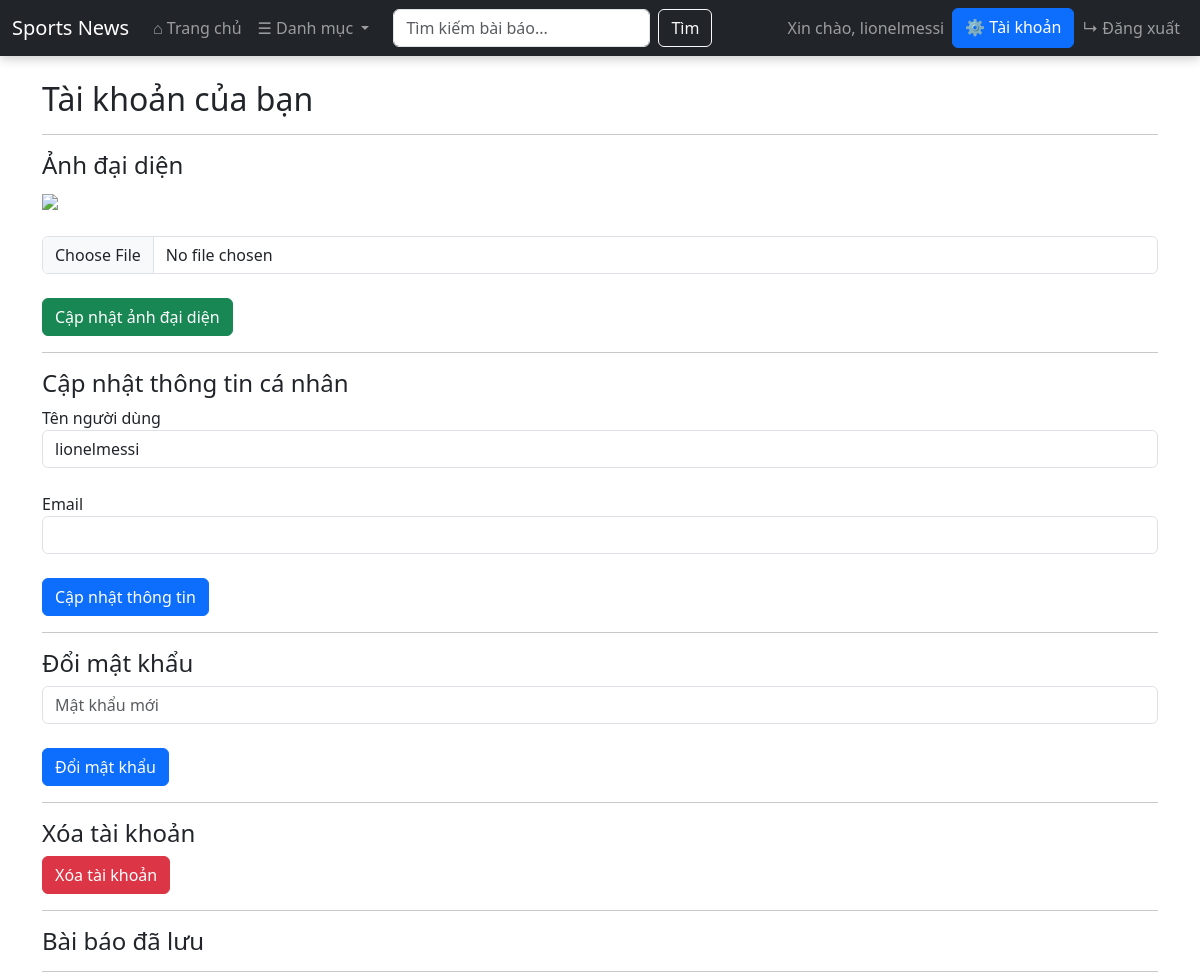
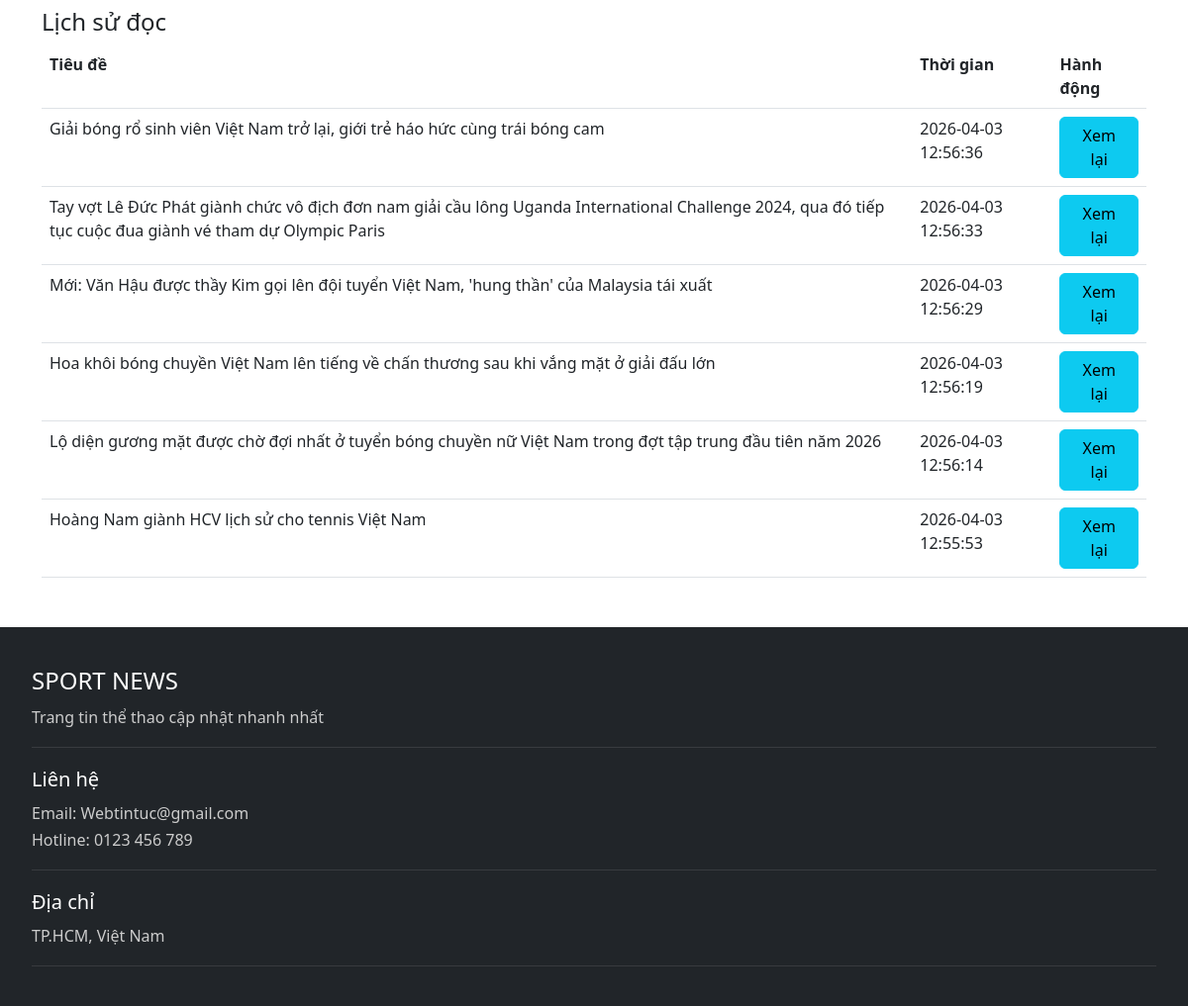
The page /index.php?action=user (signed in) on the database its author committed (2 pictures, top to bottom).
### tables this page shows
CREATE TABLE `user` (
  `user_id` int(11) NOT NULL,
  `username` varchar(50) NOT NULL,
  `password` varchar(255) NOT NULL,
  `email` varchar(100) DEFAULT NULL,
  `role_id` int(11) DEFAULT NULL,
  `avatar` varchar(255) DEFAULT NULL,
  `status` tinyint(4) DEFAULT 1
);

CREATE TABLE `history` (
  `history_id` int(11) NOT NULL,
  `viewed_at` timestamp NOT NULL DEFAULT current_timestamp(),
  `user_id` int(11) DEFAULT NULL,
  `article_id` int(11) DEFAULT NULL
);

CREATE TABLE `article` (
  `article_id` int(11) NOT NULL,
  `title` varchar(255) NOT NULL,
  `content` text DEFAULT NULL,
  `created_at` timestamp NOT NULL DEFAULT current_timestamp(),
  `view_count` int(11) DEFAULT 0,
  `category_id` int(11) DEFAULT NULL,
  `image` varchar(255) NOT NULL,
  `status` tinyint(1) DEFAULT 1
);

### UserController.php (called while the page is built, shortened)
<?php
require_once "models/user.php";
class UserController {
    private $userModel;
    public function __construct() {
        $this->userModel = new UserModel();
    }
    public function profile()
{
    $user_id = $_SESSION['user']['user_id'];
    $history = $this->userModel
                ->getReadingHistory($user_id);
    $user = $this->userModel
             ->getUserById($user_id);
    require "views/user/profile.php";
}
}

### user.php (called while the page is built, shortened)
<?php
require_once __DIR__ . "/../config/Database.php";
class UserModel {
    private $conn;
    public function __construct() {
        $db = new Database();
        $this->conn = $db->connect();
    }
public function getUserById($user_id)
{
    $sql = "SELECT * FROM user WHERE user_id = ?";
    $stmt = $this->conn->prepare($sql);
    $stmt->execute([$user_id]);
    return $stmt->fetch(PDO::FETCH_ASSOC);
}
public function getReadingHistory($user_id)
{
    $sql = "
        SELECT
            a.article_id,
            a.title,
            a.image,
            h.viewed_at
        FROM history h
        JOIN article a
        ON h.article_id = a.article_id
        WHERE h.user_id = ?
        ORDER BY h.viewed_at DESC
    ";
    $stmt = $this->conn->prepare($sql);
    $stmt->execute([$user_id]);
    return $stmt->fetchAll(PDO::FETCH_ASSOC);
}
}

### Database.php (called while the page is built)
<?php
class Database
{
    private $host = "sql113.infinityfree.com";
    private $dbname = "if0_41549253_sport_news_db";
    private $username = "if0_41549253";
    private $password = "tintuctheothao1";
    public function connect()
    {
        try {
            $conn = new PDO(
                "mysql:host=$this->host;dbname=$this->dbname;charset=utf8",
                $this->username,
                $this->password
            );
            $conn->setAttribute(PDO::ATTR_ERRMODE, PDO::ERRMODE_EXCEPTION);
            return $conn;
        } catch(PDOException $e) {
            die("Lỗi kết nối DB: " . $e->getMessage());
        }
    }
}

### profile.php (the view, shortened to what this page needs)
<!DOCTYPE html>
<html>
<head>
<link
href="https://cdn.jsdelivr.net/npm/bootstrap@5.3.0/dist/css/bootstrap.min.css"
rel="stylesheet">
</head>
<body>
<div class="container mt-4">
<h2>Tài khoản của bạn</h2>
<hr>
<h4>Ảnh đại diện</h4>
<?php if(!empty($user['avatar'])): ?>
<img
src="public/images/<?php echo $user['avatar']; ?>"
width="120"
style="border-radius:50%;">
<?php else: ?>
<img
src="public/images/default.png"
width="120">
<?php endif; ?>
<br><br>
<form method="POST"
action="index.php?action=updateAvatar"
enctype="multipart/form-data">
<input
type="file"
name="avatar"
class="form-control"
required>
<br>
<button class="btn btn-success">
Cập nhật ảnh đại diện
</button>
</form>
<hr>
<h4>Cập nhật thông tin cá nhân</h4>
<form method="POST"
action="index.php?action=updateProfile">
Tên người dùng
<input type="text"
name="username"
class="form-control"
value="<?php echo $user['username']; ?>"
required>
<br>
Email
<input type="email"
name="email"
class="form-control"
value="<?php echo $user['email']; ?>">
<br>
<button class="btn btn-primary">
Cập nhật thông tin
</button>
</form>
<hr>
<h4>Đổi mật khẩu</h4>
<form method="POST"
action="index.php?action=changePassword">
<input type="password"
name="new_password"
class="form-control"
placeholder="Mật khẩu mới"
required>
<br>
<button class="btn btn-primary">
Đổi mật khẩu
</button>
</form>
<hr>
<h4>Xóa tài khoản</h4>
<a
href="index.php?action=deleteAccount"
class="btn btn-danger"
onclick="return confirm('Bạn chắc chắn muốn xóa?')">
Xóa tài khoản
</a>
<hr>
<h4>Bài báo đã lưu</h4>
<hr>
<h4>Lịch sử đọc</h4>
<table class="table">
<tr>
    <th>Tiêu đề</th>
    <th>Thời gian</th>
    <th>Hành động</th>
</tr>
<?php foreach ($history as $h): ?>
<tr>
<td>
<?= $h['title'] ?>
</td>
<td>
<?= $h['viewed_at'] ?>
</td>
<td>
<a href="
index.php?action=article
&id=<?= $h['article_id'] ?>
"
class="btn btn-info">
Xem lại
</a>
</td>
</tr>
<?php endforeach; ?>
</table>
</div>
</body>
</html>

### style.css (style rules this page uses)
body { background:#f2f5f7; font-family: Arial, Helvetica, sans-serif; }
.btn-primary { background:#ff3b3b; border:none; }

### rows shown on the page
user: username "lionelmessi"
history: article.title "Giải bóng rổ sinh viên Việt Nam trở lại, giới trẻ háo hức cùng trái bóng cam", viewed_at "2026-04-03 12:56:36"
history: article.title "Tay vợt Lê Đức Phát giành chức vô địch đơn nam giải cầu lông Uganda International Challenge 2024, qua đó tiếp tục cuộc đua giành vé tham dự Olympic Paris", viewed_at "2026-04-03 12:56:33"
history: article.title "Mới: Văn Hậu được thầy Kim gọi lên đội tuyển Việt Nam, 'hung thần' của Malaysia tái xuất", viewed_at "2026-04-03 12:56:29"
history: article.title "Hoa khôi bóng chuyền Việt Nam lên tiếng về chấn thương sau khi vắng mặt ở giải đấu lớn", viewed_at "2026-04-03 12:56:19"
history: article.title "Lộ diện gương mặt được chờ đợi nhất ở tuyển bóng chuyền nữ Việt Nam trong đợt tập trung đầu tiên năm 2026", viewed_at "2026-04-03 12:56:14"
history: article.title "Hoàng Nam giành HCV lịch sử cho tennis Việt Nam", viewed_at "2026-04-03 12:55:53"

### other values the page prints
$_SESSION['username'] "lionelmessi"
